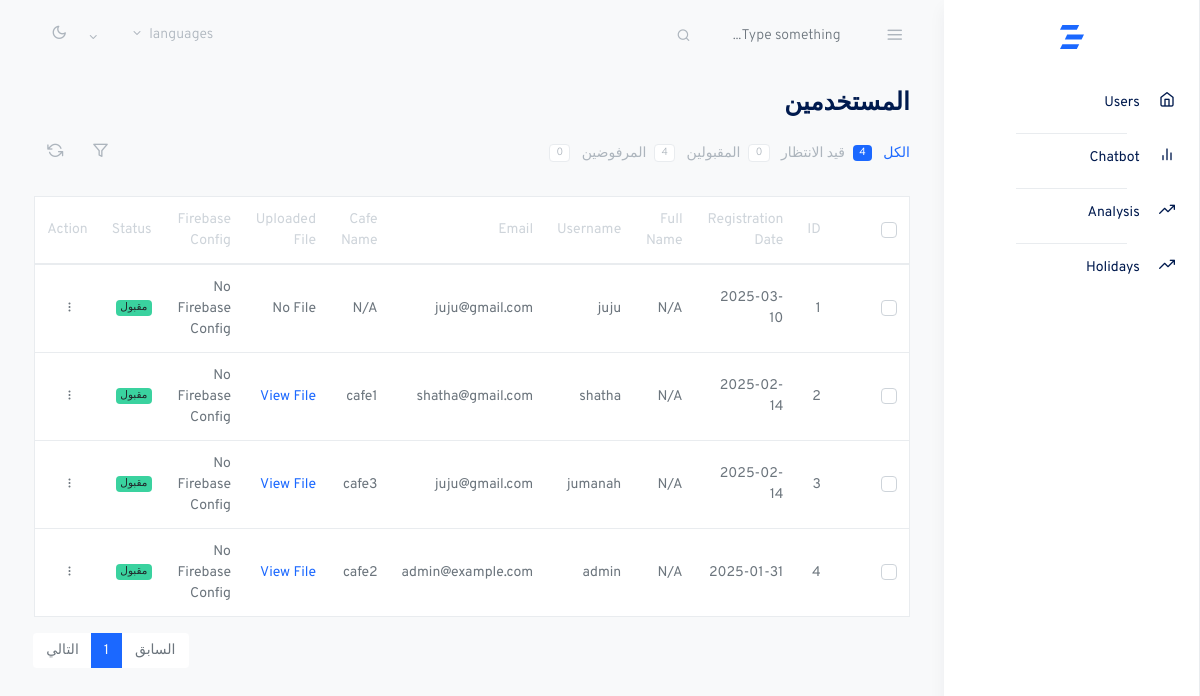
Page /ar/admins/users/ (signed in) on the earlier database version.
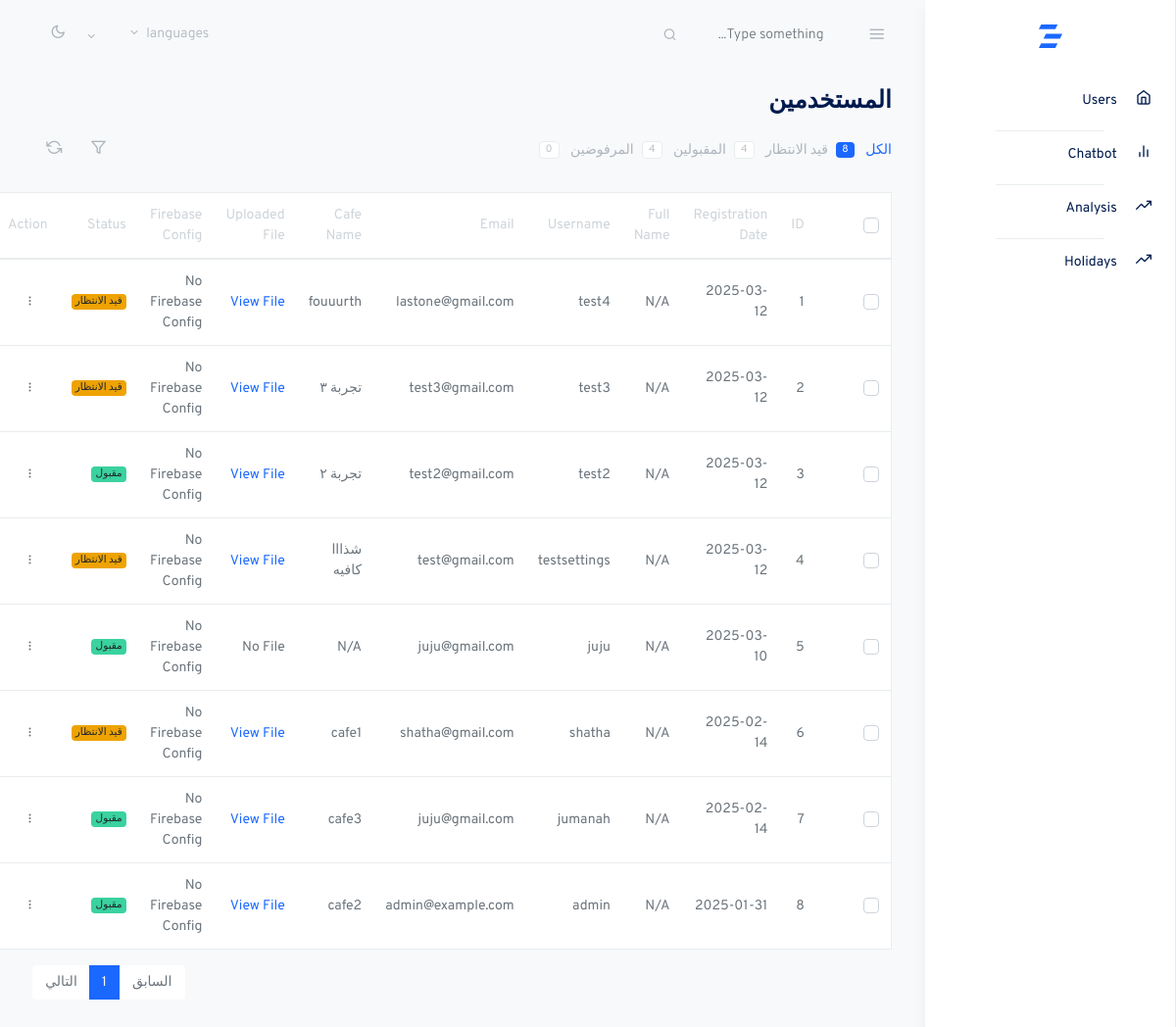
Same page on the later database version.
### authentication_app/models.py (models this page shows, shortened)
class UserProfile(models.Model):
    PENDING = 0
    ACCEPTED = 1
    DENIED = 2
    STATUS_CHOICES = [
        (PENDING, 'Pending'),
        (ACCEPTED, 'Accepted'),
        (DENIED, 'Denied'),
    ]
    user = models.OneToOneField(User, on_delete=models.CASCADE)  # Links to User model
    cafe_name = models.CharField(max_length=255, blank=True, null=True)  # Cafe name
    data_file = models.FileField(upload_to='static/uploads/', blank=True, null=True)  # Upload CSV or any file
    firebase_config = models.URLField(blank=True, null=True)  # Firebase Config link
    thread_id = models.CharField(max_length=255, blank=True, null=True)
    status = models.IntegerField(choices=STATUS_CHOICES, default=PENDING)  # Default to pending
    location = models.CharField(max_length=255, default='Filler' )
    area = models.ForeignKey(Area, on_delete=models.CASCADE)
    city = models.ForeignKey(City, on_delete=models.CASCADE)
    social_media_link = models.URLField(blank=True, null=True)
    cafe_description = models.TextField(blank=True, null=True)
    cafe_logo = models.ImageField(upload_to='static/logos/', blank=True, null=True)

### authentication_app/decorators.py (the view, shortened to what this page needs)
        def wrapper_func(request, *args, **kwargs):
            user_profile = getattr(request.user, 'userprofile', None)
            if request.user.groups.exists():
                user_group = request.user.groups.all()[0].name
                if user_group in allowed_roles:
                    return view_func(request, *args, **kwargs)
            return redirect('login_page')  # Redirect non-logged-in users to login

### templates/admins/users.html (shortened to what this page needs)
{% extends "admins/base.html" %}
{% block content %}
<main role="main" class="main-content">
  <div class="container-fluid">
    <div class="row justify-content-center">
      <div class="col-12">
        <h2 class="h3 mb-3 page-title">المستخدمين</h2>
        <div class="row mb-4 items-align-center">
          <div class="col-md">
            <ul class="nav nav-pills justify-content-start">
              <li class="nav-item">
                <a class="nav-link {% if not request.GET.status %}active text-primary{% else %}text-muted{% endif %}  bg-transparent pr-2 pl-0 " href="{% url 'admins.users' %}?status=&start_date=">
                  الكل <span class="badge badge-pill  {% if not request.GET.status %} bg-primary  text-white{% else %} bg-white border text-muted{% endif %} ml-2">{{ total_count }}</span>
                </a>
              </li>
              <li class="nav-item">
                <a class="nav-link {% if request.GET.status == '0' %}active text-primary{% else %}text-muted{% endif %} bg-transparent pr-2 pl-0"href="{% url 'admins.users' %}?status=0">
                  قيد الانتظار <span class="badge badge-pill {% if request.GET.status == '0' %} bg-primary  text-white{% else %} bg-white border text-muted{% endif %}  ml-2">{{ pending_count }}</span>
                </a>
              </li>
              <li class="nav-item">
                <a class="nav-link {% if request.GET.status == '1' %}active text-primary{% else %}text-muted{% endif %}  bg-transparent pr-2 pl-0" href="{% url 'admins.users' %}?status=1">
                  المقبولين <span class="badge badge-pill {% if request.GET.status == '1' %} bg-primary  text-white{% else %} bg-white border text-muted{% endif %} ml-2">{{ accepted_count }}</span>
                </a>
              </li>
              <li class="nav-item">
                <a class="nav-link {% if request.GET.status == '2' %}active text-primary{% else %}text-muted{% endif %}  bg-transparent pr-2 pl-0" href="{% url 'admins.users' %}?status=2">
                  المرفوضين <span class="badge badge-pill {% if request.GET.status == '2' %} bg-primary  text-white{% else %} bg-white border text-muted{% endif %} ml-2">{{ denied_count }}</span>
                </a>
              </li>
            </ul>
          </div>
          <div class="col-md-auto ml-auto text-right">
            <button type="button" class="btn" data-toggle="modal" data-target=".modal-slide"><span class="fe fe-filter fe-16 text-muted"></span></button>
            <button type="button" class="btn" id="resetFilters2"><span class="fe fe-refresh-ccw fe-16 text-muted"></span></button>
          </div>
        </div>
        <table class="table border table-hover bg-white">
          <thead>
            <tr role="row">
              <th>
                <div class="custom-control custom-checkbox">
                </div>
              </th>
              <th>ID</th>
              <th>Registration Date</th>
              <th>Full Name</th>
              <th>Username</th>
              <th>Email</th>
              <th>Cafe Name</th>
              <th>Uploaded File</th>
              <th>Firebase Config</th>
              <th>Status</th>
              <th>Action</th>
            </tr>
          </thead>
          <tbody>
            {% for profile in profiles %}
            <tr>
              <td class="align-center">
                <div class="custom-control custom-checkbox">
                </div>
              </td>
              <td>{{ forloop.counter }}</td>
              <td>{{ profile.user.date_joined|date:"Y-m-d" }}</td>
              <td>{{ profile.user.get_full_name|default:"N/A" }}</td>
              <td>{{ profile.user.username }}</td>
              <td>{{ profile.user.email }}</td>
              <td>{{ profile.cafe_name|default:"N/A" }}</td>
              <td>
                {% if profile.data_file %}
                  <a href="{{ profile.data_file.url }}" target="_blank">View File</a>
                {% else %}
                  No File
                {% endif %}
              </td>
              <td>
                {% if profile.firebase_config %}
                  <a href="{{ profile.firebase_config }}" target="_blank">Firebase Link</a>
                {% else %}
                  No Firebase Config
                {% endif %}
              </td>
              <td>
                <span class="{{ profile.status_class }}">{{ profile.status_text }}</span>
              </td>
              <td>
                <div class="dropdown">
                  <button class="btn btn-sm dropdown-toggle more-vertical" type="button" data-toggle="dropdown" aria-haspopup="true" aria-expanded="false">
                  </button>
                </div>
              </td>
            </tr>
          {% endfor %}
          </tbody>
        </table>
        <nav aria-label="Table Paging" class="my-3">
          <ul class="pagination justify-content-end mb-0">
            {% if profiles.has_previous %}
              <li class="page-item">
                <a class="page-link" href="?page={{ profiles.previous_page_number }}">السابق</a>
              </li>
            {% else %}
              <li class="page-item disabled">
                <span class="page-link">السابق</span>
              </li>
            {% endif %}
            {% for num in profiles.paginator.page_range %}
              {% if profiles.number == num %}
                <li class="page-item active">
                  <span class="page-link">{{ num }}</span>
                </li>
              {% else %}
                <li class="page-item">
                  <a class="page-link" href="?page={{ num }}">{{ num }}</a>
                </li>
              {% endif %}
            {% endfor %}
            {% if profiles.has_next %}
              <li class="page-item">
                <a class="page-link" href="?page={{ profiles.next_page_number }}">التالي</a>
              </li>
            {% else %}
              <li class="page-item disabled">
                <span class="page-link">التالي</span>
              </li>
            {% endif %}
          </ul>
        </nav>
      </div>
    </div>
  </div>
</main>
{% endblock %}

### templates/admins/base.html (shortened to what this page needs)
{%load static%}
<!doctype html>
<html lang="en">
  <head>
    <link rel="stylesheet" href="{% static 'css/simplebar.css'%}">
    <link rel="stylesheet" href="{% static 'css/feather.css' %}">
    <link rel="stylesheet" href="{% static 'css/select2.css'%}">
    <link rel="stylesheet" href="{% static 'css/dropzone.css'%}">
    <link rel="stylesheet" href="{% static 'css/uppy.min.css'%}">
    <link rel="stylesheet" href="{% static 'css/jquery.steps.css'%}">
    <link rel="stylesheet" href="{% static 'css/jquery.timepicker.css'%}">
    <link rel="stylesheet" href="{% static 'css/quill.snow.css'%}">
    <link rel="stylesheet" href="{% static 'css/daterangepicker.css'%}">
    <link rel="stylesheet" href="{% static 'css/app-light.css'%}" id="lightTheme">
    <link rel="stylesheet" href="{% static 'css/app-dark.css'%}" id="darkTheme" disabled>
        <link rel="stylesheet" href="https://cdnjs.cloudflare.com/ajax/libs/toastr.js/latest/toastr.min.css">
  </head>
  <body class="vertical  light rtl ">
    <div class="wrapper">
        {% include "admins/sidebar.html" %}
        {% block content %}
        {% endblock %}
    </div>
  </body>
</html>

### templates/admins/sidebar.html (shortened to what this page needs)
{% load static %}
{% load i18n %}
<nav class="topnav navbar navbar-light">
<button type="button" class="navbar-toggler text-muted mt-2 p-0 mr-3 collapseSidebar">
<i class="fe fe-menu navbar-toggler-icon"></i>
</button>
<form class="form-inline mr-auto searchform text-muted">
<input class="form-control mr-sm-2 bg-transparent border-0 pl-4 text-muted" type="search" placeholder="Type something..." aria-label="Search">
</form>
<ul class="nav">
<li class="nav-item dropdown mt-2 mx-2">
<a class="nav-link dropdown-toggle text-muted pr-0" href="#" id="navbarDropdownMenuLink" role="button" data-toggle="dropdown" aria-haspopup="true" aria-expanded="false">
</a>
</li>
<li class="nav-item dropdown mt-2 mx-1">
<a class="nav-link dropdown-toggle text-muted pr-0 " href="#" id="navbarDropdownMenuLink" role="button" data-toggle="dropdown" aria-haspopup="true" aria-expanded="false">
    <i style="font-size:18px" class="fa">&#xf007;</i>
</a>
</li>
<li class="nav-item">
<a class="nav-link text-muted my-2" href="#" id="modeSwitcher" data-mode="light">
    <i class="fe fe-sun fe-16"></i>
</a>
</li>
</ul>
</nav>
<aside class="sidebar-left border-right bg-white shadow" id="leftSidebar" data-simplebar>
<nav class="vertnav navbar navbar-light">
<div class="w-100 mb-4 d-flex">
<a class="navbar-brand mx-auto mt-2 flex-fill text-center" href="./index.html">
</a>
</div>
<ul class="navbar-nav flex-fill w-100 mb-2">
    <li class="nav-item w-100">
        <a class="nav-link" href="{% url 'admins.users' %}">
            <i class="fe fe-home fe-16"></i>
            <span class="ml-3 item-text">{% trans 'Users' %}</span><span class="sr-only">(current)</span>
        </a>
    </li>
</ul>
<hr class="my-1 w-50 mx-auto">
<ul class="navbar-nav flex-fill w-100 mb-2">
    <li class="nav-item w-100">
        <a class="nav-link" href="#">
            <i class="fe fe-bar-chart-2 fe-16"></i>
            <span class="ml-3 item-text">{% trans 'Chatbot' %}</span><span class="sr-only">(current)</span>
        </a>
    </li>
</ul>
<hr class="my-1 w-50 mx-auto">
<ul class="navbar-nav flex-fill w-100 mb-2">
    <li class="nav-item w-100">
        <a class="nav-link" href="#">
            <i class="fe fe-trending-up fe-16"></i>
            <span class="ml-3 item-text">{% trans 'Analysis' %}</span><span class="sr-only">(current)</span>
        </a>
    </li>
</ul>
<hr class="my-1 w-50 mx-auto">
<ul class="navbar-nav flex-fill w-100 mb-2">
    <li class="nav-item w-100">
        <a class="nav-link" href="#">
            <i class="fe fe-trending-up fe-16"></i>
            <span class="ml-3 item-text">{% trans 'Holidays' %}</span><span class="sr-only">(current)</span>
        </a>
    </li>
</ul>
</nav>
</aside>

### static/css/simplebar.css (style rules this page uses)
[data-simplebar] { position: relative; flex-direction: column; flex-wrap: wrap; justify-content: flex-start; align-content: flex-start; align-items: flex-start; }

### static/css/feather.css (style rules this page uses)
.fe { font-family: "feather" !important; speak: none; font-style: normal; font-weight: normal; font-variant: normal; text-transform: none; line-height: 1; -webkit-font-smoothing: antialiased; -moz-osx-font-smoothing: grayscale; }
.fe-16 { font-size: 16px; }
.fe-bar-chart-2:before { content: ""; }
.fe-filter:before { content: ""; }
.fe-home:before { content: ""; }
.fe-menu:before { content: ""; }
.fe-refresh-ccw:before { content: ""; }
.fe-sun:before { content: ""; }
.fe-trending-up:before { content: ""; }

Differences in the rows shown:
added UserProfile: user.date_joined "2025-03-12", user.get_full_name "N/A", user.username "test4", user.email "lastone@gmail.com", cafe_name "fouuurth", firebase_config "No Firebase Config", status_text "قيد الانتظار"
added UserProfile: user.date_joined "2025-03-12", user.get_full_name "N/A", user.username "test3", user.email "test3@gmail.com", cafe_name "تجربة ٣", firebase_config "No Firebase Config", status_text "قيد الانتظار"
added UserProfile: user.date_joined "2025-03-12", user.get_full_name "N/A", user.username "test2", user.email "test2@gmail.com", cafe_name "تجربة ٢", firebase_config "No Firebase Config", status_text "مقبول"
added UserProfile: user.date_joined "2025-03-12", user.get_full_name "N/A", user.username "testsettings", user.email "test@gmail.com", cafe_name "شذااا كافيه", firebase_config "No Firebase Config", status_text "قيد الانتظار"
changed UserProfile "cafe1": status_text "مقبول" → "قيد الانتظار"
Other differences:
{{ total_count }}: "4" → "8"
{{ pending_count }}: "0" → "4"
